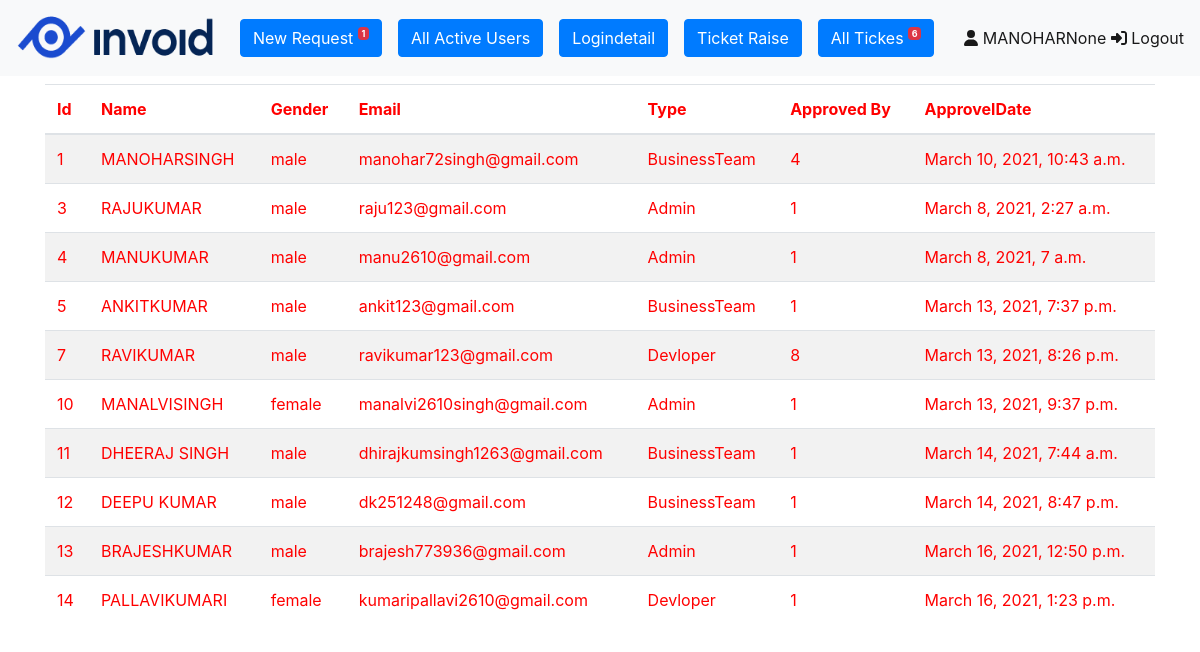
The app's page /activeuser/ (signed in), older data.
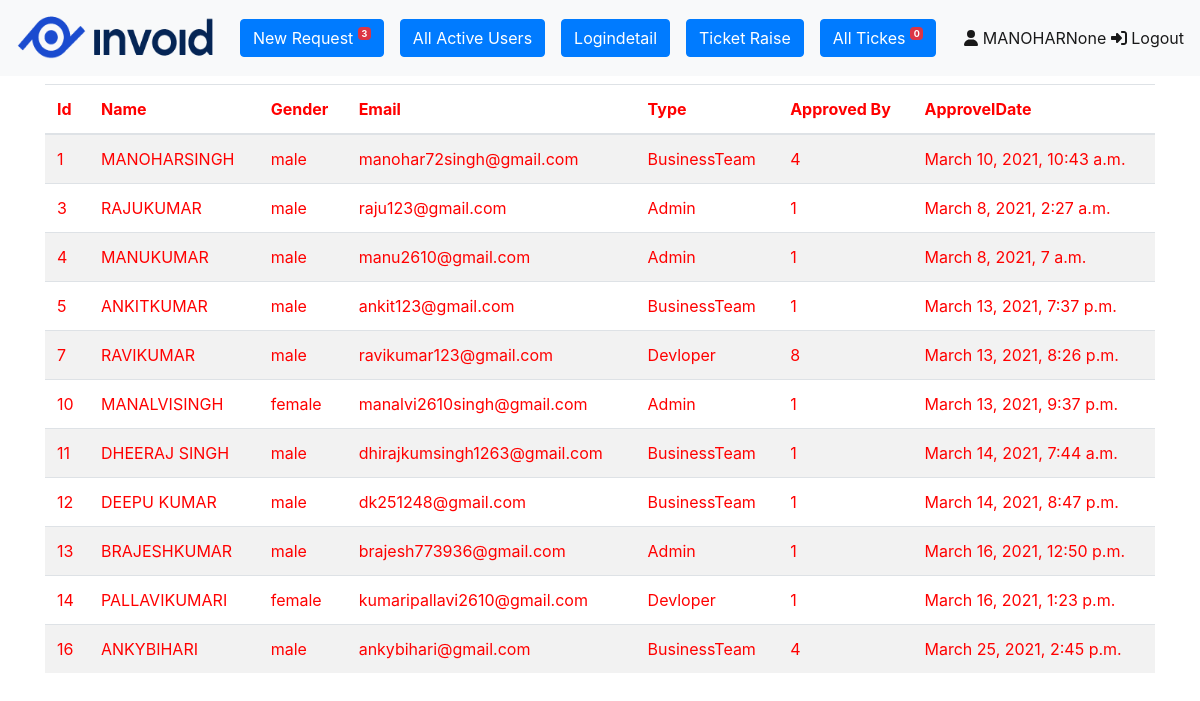
The same page, newer data.
### User/models.py (models this page shows, shortened)
class User(models.Model):
    fname=models.CharField(max_length=50)
    lname =models.CharField(max_length=50,null=True)
    gen = models.CharField(max_length=7)
    email = models.EmailField(max_length=100,unique=True)
    pwd = models.CharField(max_length=10)
    utype = models.ForeignKey(UserType,on_delete=models.CASCADE)
    approvedby = models.IntegerField(null=True)
    approveldt = models.DateTimeField(null=True)

class UserType(models.Model):
    type = models.CharField(max_length=50)
    def __str__(self):
        return f'{self.type}'

### User/views.py (the view)
# urls.py: path('activeuser/',views.allactiveuser),
def allactiveuser(request):
    uid = request.session.get('uid', 'none')
    if uid == 'none':
        return redirect('/login/')
    un = request.session.get('un')
    uid = request.session.get('uid')
    ut = request.session.get('ut')
    newrequest = User.objects.filter(approvedby =None)
    tnr = len(newrequest)
    newtr = Ticket.objects.filter(status=None)
    ntr = len(newtr)
    users=User.objects.raw("select * from User_User where approvedby is not NULL")
    return render(request,'activeusers.html',{'un':un,'tr':tnr,'users':users,'uid':uid,'ut':ut,'ntr':ntr})

### User/templates/activeusers.html (shortened to what this page needs)
{% extends 'base.html'%}
{% block content%}
<div class="row">
    <div class="col">
        <table class="table table-striped" style="color:red">
            <thead>
            <tr>
                <th>Id</th>
                <th>Name</th>
                <th>Gender</th>
                <th>Email</th>
                <th>Type</th>
                <th>Approved By</th>
                <th>ApprovelDate</th>
            </tr>
            </thead>
            <tbody>
            {% for u in users%}
            <tr>
                <td>{{u.id}}</td>
                <td>{{u.fname|upper}}{{u.lname|upper}}</td>
                <td>{{u.gen}}</td>
                <td>{{u.email}}</td>
                <td>{{u.utype}}</td>
                <td>{{u.approvedby}}</td>
                <td>{{u.approveldt}}</td>
            </tr>
            {% endfor%}
            </tbody>
        </table>
    </div>
</div>
{% endblock%}

### User/templates/base.html (shortened to what this page needs)
<!DOCTYPE html>
{% load static %}
<html>
<head>
	<link rel="stylesheet" href="https://stackpath.bootstrapcdn.com/bootstrap/4.5.2/css/bootstrap.min.css">
</head>
<body>
<nav class="navbar navbar-expand-lg navbar-light bg-light">
    <a class="navbar-brand" href="/index/"><img src="{% static 'User/images/logo_dark_img.png' %}" width="200" height="50"></a>
    <div class="collapse navbar-collapse" id="navbarText">
        <ul class="navbar-nav mr-auto">
            <li class="nav-item active">
                <a class="nav-link" href="/viewallrequest/"><button type="button" class="btn btn-primary">New Request <sup><span class="badge bg-danger">{{ tr}}</span></sup></button></a>
            </li>
            <li class="nav-item">
                <a class="nav-link" href="/activeuser/"><button type="button" class="btn btn-primary">All Active Users</button></a>
            </li>
            <li class="nav-item">
                <a class="nav-link" href="/logindetail/"><button type="button" class="btn btn-primary">Logindetail</button></a>
            </li>
            <li class="nav-item">
                <a class="nav-link" href="/ticketraise/"><button type="button" class="btn btn-primary">Ticket Raise</button></a>
            </li>
            <li class="nav-item">
                <a class="nav-link" href="/showraiseticket/"><button type="button" class="btn btn-primary">All Tickes <sup><span class="badge bg-danger">{{ ntr}}</span></sup></button></a>
            </li>
        </ul>
        <span class="navbar-text">
            <div class="site-header__end">
                <a href="/profile/"><i class="fas fa-user"> </i> {{un |upper}}{{ut}}</a>
                <a href="/logout/"><i class="fas fa-sign-in-alt"> </i> Logout</a>
            </div>
        </span>
    </div>
</nav>
<div class="container mt-2">
    <div class="row">
        <div class="col-md-12">
            {%block content%}{%endblock%}
        </div>
    </div>
</div>
</body>
</html>

Row changes from the older to the newer data that the page shows:
added User: id "16", fname "ANKY", lname "BIHARI", gen "male", email "ankybihari@gmail.com", utype "BusinessTeam", approvedby "4", approveldt "March 25, 2021, 2:45 p.m."
Text that changed along with them:
{{ tr }}: "1" → "3"
{{ ntr }}: "6" → "0"
